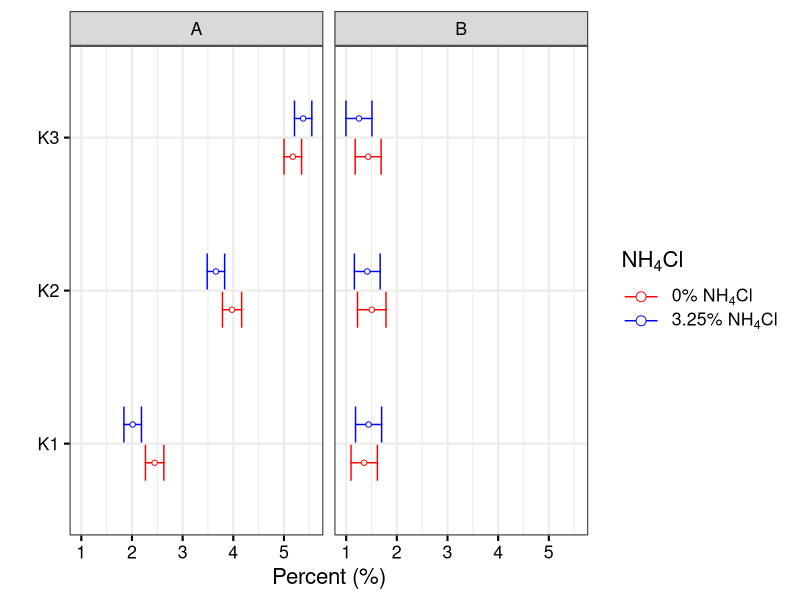
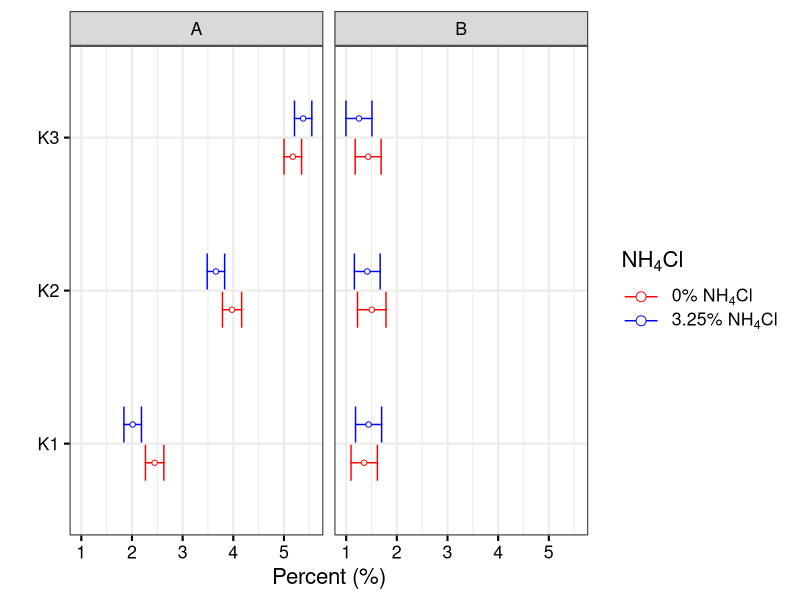

These charts were generated, in order, by the following R code:
## ---- chunk 1
knitr::opts_chunk$set(message = FALSE,  
                      warning = FALSE)   
## ---- chunk 2
library(readxl)
df <- read_excel("data_group.xlsx")

df <- as.data.frame(df)

df
## ---- chunk 3
library(ggplot2)

p1 <- ggplot(data = df,
       mapping = aes(x = VALUE,
                     y = GROUP2,
                     color = GROUP3)) +
  
   geom_errorbar(mapping = aes(xmin = LOWER_CI,
                              xmax = UPPER_CI),
                 position = position_dodge2(width = 1),
                 lineend = "square",
                width = 0.5,
                show.legend = T) +
  
  geom_point(shape = 21,
             fill = "white",
             position = position_dodge2(width = 0.5)
             ) +
  
 scale_color_manual(values = c("red", "blue"),
                    name = expression(NH[4]*Cl),
                    labels = c(expression("0%"~NH[4]*Cl),
                              expression("3.25%"~NH[4]*Cl)
                              )) +
  
  guides(color = guide_legend(override.aes = list(size = 3))) +
  
  facet_wrap(~ GROUP1,
             scales = "fixed") +
  
  labs(x = "Percent (%)",
       y = "") +
  
  theme_bw(base_size = 16) +

  theme(axis.title = element_text(color = "black")) +

  theme(axis.text = element_text(color = "black")) +
  
  theme(axis.ticks = element_line(color = "black")) +

  theme(strip.text = element_text(color = "black")) +
  
  theme(legend.key.width = unit(1, "cm"))

p1

ggsave(filename = "dot-plot-group.png",
       plot = p1,
       width = 9,
       height = 3,
       dpi = 300,
       units = "in")
